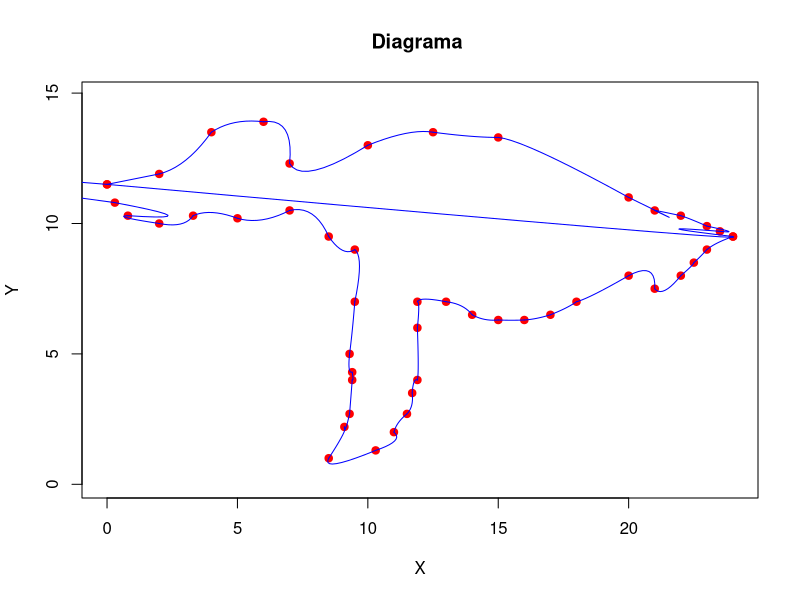

R code for this plot:

x=c(0   ,2 ,4   ,6 ,7   ,10,12.5,15  ,20,21,22  ,23,23.5,24,              0 ,0.3,0.8,2,3.3,5,7,8.5,9.5                ,9.5,9.3,9.4,9.4,9.3,9.1,8.5,   10.3,11,11.5,11.7 ,11.9,11.9,11.9              ,13,14,15,16,17,18,20             ,21,22,22.5,23,24)
y=c(11.5,11.9,13.5,13.9,12.3,13,13.5  ,13.3,11,10.5,10.3,9.9,9.7,9.5 ,    11.5,10.8,10.3,10,10.3,10.2,10.5,9.5,9        ,7,5,4.3,4,2.7,2.2,1,          1.3,2 ,2.7 ,3.5,4,6,7                         , 7,6.5,6.3,6.3,6.5,7,8            ,7.5,8,8.5,9,9.5)


plot(x,y, pch=19, cex=1, col = "red", asp=1,xlab="X", ylab="Y", main="Diagrama ")
cubicSpline <- function(x,y) {
  a = rep(y)
  n = length(x)
  h <- (c(x,0) - c(0,x))[2:n]
  alph <- (3/c(1,h,1,1)*(c(a,1,1) - c(1,a,1)) - 3/c(1,1,h,1)*(c(1,a,1)-c(1,1,a)))[3:n]
  A <- c(1,rep(0,times=n-1))
  for (i in 1:(n-2)) {
    A <- rbind(A,c( rep(0,times=i-1) , c(h[i],2*(h[i]+h[i+1]),h[i+1]) , rep(0,times=n-i-2) ) )
  }
  A <- rbind(A,c(rep(0,times=n-1),1))
  b <- c(0,alph,0)
  c <- solve(A, b)
  b <- ((c(a,0) - c(0,a))/c(1,h,1) - c(1,h,1)/3*(c(c,0) + 2*c(0,c)))[2:n]
  d <- ((c(c,0) - c(0,c))/(3*c(1,h,1)))[2:n]
  ans = rbind(a[1:n-1],b,c[1:n-1],d)
}
draw <- function(x,y) {
  t = 1:length(x)
  sx = cubicSpline(t,x)
  sy = cubicSpline(t,y)
  for (i in 1:(length(t)-1)) {
    dat<- data.frame(t=seq(t[i],t[i+1], by=0.1) )
    fx <- function(x) (sx[1,i] + sx[2,i]*(x-t[i]) + sx[3,i]*(x-t[i])^2 + sx[4,i]*(x-t[i]))
    fy <- function(x) (sy[1,i] + sy[2,i]*(x-t[i]) + sy[3,i]*(x-t[i])^2 + sy[4,i]*(x-t[i]))
    dat$y=fy(dat$t)
    dat$x=fx(dat$t)
    points(dat$x,dat$y,type='l', col='blue')
  }
}
draw(x,y)
